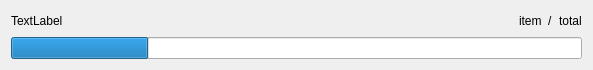
<?xml version="1.0" encoding="UTF-8"?>
<ui version="4.0">
 <class>MainWindow</class>
 <widget class="QWidget" name="MainWindow">
  <property name="geometry">
   <rect>
    <x>0</x>
    <y>0</y>
    <width>593</width>
    <height>67</height>
   </rect>
  </property>
  <property name="windowTitle">
   <string>Progress</string>
  </property>
  <layout class="QVBoxLayout">
   <item>
    <layout class="QHBoxLayout">
     <item>
      <widget class="QLabel" name="label_itemName">
       <property name="text">
        <string>TextLabel</string>
       </property>
      </widget>
     </item>
     <item>
      <spacer>
       <property name="orientation">
        <enum>Qt::Horizontal</enum>
       </property>
       <property name="sizeHint" stdset="0">
        <size>
         <width>40</width>
         <height>20</height>
        </size>
       </property>
      </spacer>
     </item>
     <item>
      <widget class="QLabel" name="label_iterItem">
       <property name="text">
        <string>item</string>
       </property>
      </widget>
     </item>
     <item>
      <widget class="QLabel" name="label_divider">
       <property name="text">
        <string>/</string>
       </property>
      </widget>
     </item>
     <item>
      <widget class="QLabel" name="label_itemTotal">
       <property name="text">
        <string>total</string>
       </property>
      </widget>
     </item>
    </layout>
   </item>
   <item>
    <widget class="QProgressBar" name="progressBar_main">
     <property name="value">
      <number>24</number>
     </property>
     <property name="textVisible">
      <bool>false</bool>
     </property>
     <property name="format">
      <string>%p%</string>
     </property>
    </widget>
   </item>
  </layout>
 </widget>
 <resources/>
 <connections>
  <connection>
   <sender>progressBar_main</sender>
   <signal>valueChanged(int)</signal>
   <receiver>label_iterItem</receiver>
   <slot>setNum(int)</slot>
   <hints>
    <hint type="sourcelabel">
     <x>517</x>
     <y>50</y>
    </hint>
    <hint type="destinationlabel">
     <x>536</x>
     <y>20</y>
    </hint>
   </hints>
  </connection>
 </connections>
</ui>
